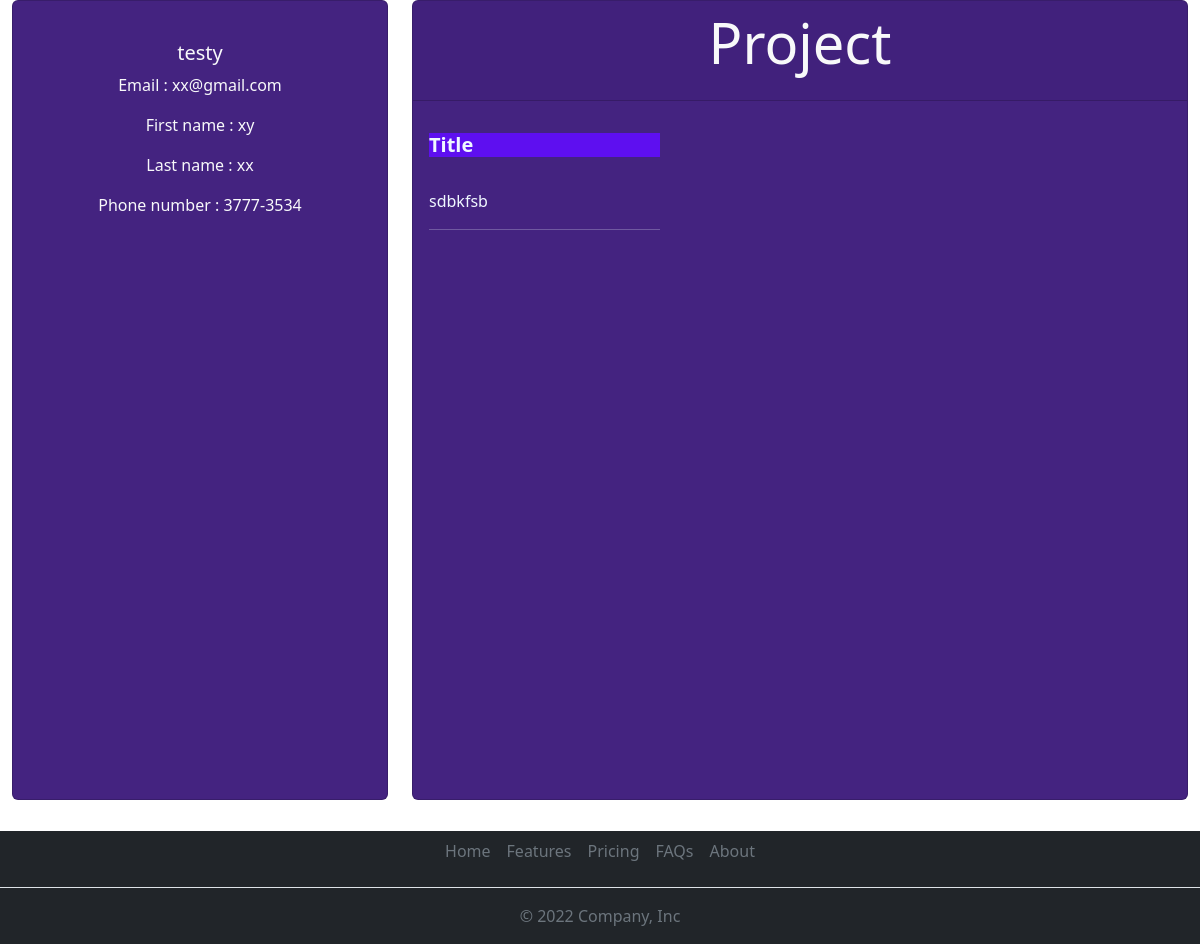
Page /profile/6 on the committed database.
### folio/models.py (models this page shows, shortened)
class Profile (models.Model):
    user = models.OneToOneField(User, on_delete = models.CASCADE)
    non = models.CharField(max_length=100)
    siyati = models.CharField(max_length=100)
    imel = models.EmailField(max_length=200)
    foto = models.ImageField(upload_to = 'profile_foto/', blank = True, null = True)
    telefon = models.CharField(max_length=100)

class Project(models.Model):
    user = models.ForeignKey(User, on_delete=models.CASCADE)
    tit = models.CharField(max_length = 100)
    slug = models.SlugField(max_length = 200, blank=True)
    dat_kreye = models.DateField(auto_now_add = True)
    deskripsyon = models.CharField(max_length = 400)
    foto = models.ImageField(upload_to = 'projet_foto/', blank = True, null = True)
    categorys = models.ManyToManyField('Category', blank = True)

### folio/views.py (the view)
def showProfile(request, user):
    projet = Project.objects.select_related('user').filter(user = user)
    profile = Profile.objects.select_related('user').filter(user = user)
    projet0=None
    for el in profile:
        profile0=el.user
    profile1 = Profile.objects.get(user = user)
    modify = ""
    if request.method == 'POST':
        modify = request.POST.get('modify')
    if modify:
        if request.user == profile0:
            return redirect(modifyProfile, user = user)
    context ={
        'projet' : projet,
        'profile': profile,
        'profile1': profile1,
        'profile0' : profile0,
    }
    return render(request, 'showProfile.html',context)

### templates/showProfile.html (shortened to what this page needs)
{% extends 'base.html' %}
{% load static %}
{% block body %}
{% if profile1 %}
<section>
    <div class="container-fluid mb-5">
      <div class="row mb-5">
          <div class="col-xl-4">
              <div class="card mb-4 mb-xl-0 vh-100 " style="background-color: rgb(68, 35, 128);">
                  <div class="card-body text-center  ">
              <h5 class="card-title text-light">{{profile1.user}}</h5>
              <p class="card-text text-light">Email : {{profile1.imel}}</p>
              <p class="card-text text-light">First name : {{profile1.non}}</p>
              <p class="card-text text-light">Last name : {{profile1.siyati}} </p>
              <p class="card-text text-light">Phone number : {{profile1.telefon}}</p>
                  </div>
              </div>
          </div>
          <div class="col-xl-8" >
              <div class="card mb-5 h-100" style="background-color: rgb(68, 35, 128);">
                <div class="card-header">
                    <h1 class="text-light mb-3 text-center card-title display-4" >Project</h1>
                  </div>
                  <div class="card-body h-100" >
                    {% if projet %}
                      <div class="row">
                      {% for el in projet %}
                        <div class="col-4 mb-mt-3">
                          <p class="card-text text-light text-center">
                            <a href="/project/{{el.slug}}/{{el.user.pk}}" >
                              <strong>
                                <h5 style="background-color: rgb(94, 15, 240);">Title</h5>
                              </strong> <br>{{el.tit}}
                              <hr style="background-color: rgb(252, 14, 153);">
                            </a>
                          </p>
                        </div>
                      {% endfor %}
                      </div>
                      {% else %}
                      <p class="card-text text-info text-center">No project yet</p>
                    {% endif %}
                          </div>
                  </div>
              </div>
          </div>
      </div>
  </section>
    {% endif %}
{% endblock %}

### templates/showProfile.html (style rules this page uses)
a { text-decoration: none; color:aliceblue }

### rows in the picture
Profile: user "testy", imel "xx@gmail.com", non "xy", siyati "xx", telefon "3777-3534"
Project: tit "sdbkfsb"
